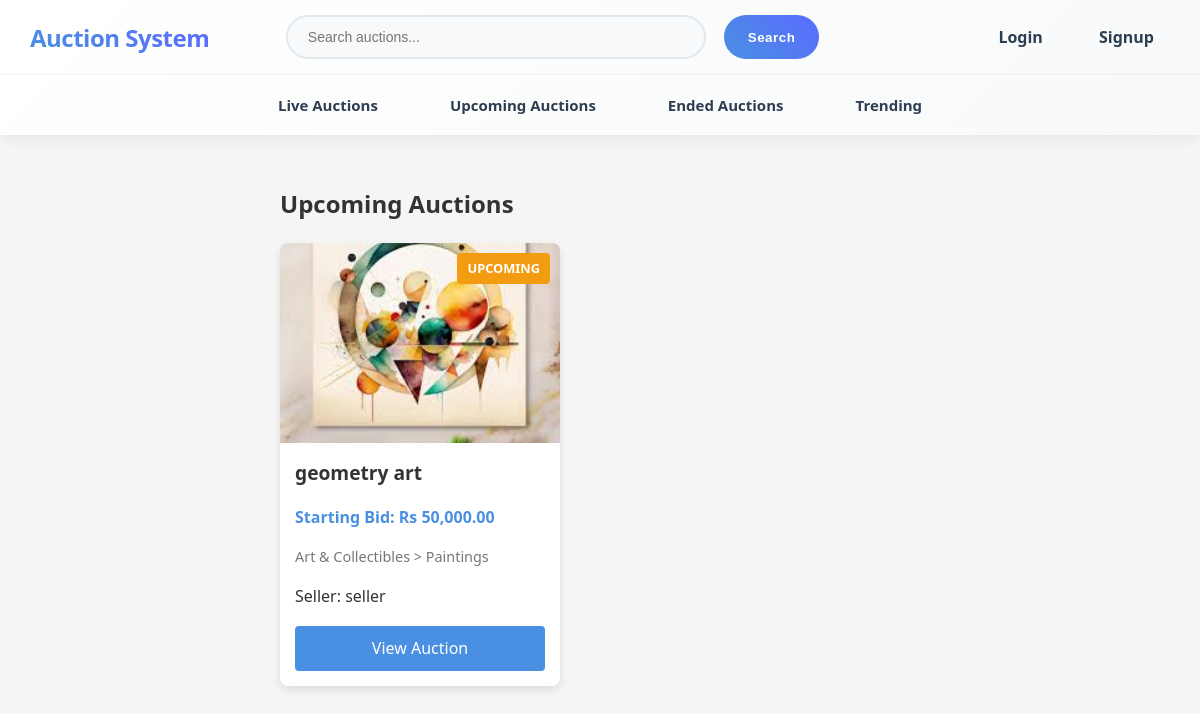
Screenshot of /upcoming with the database file from the repository.
### app/models.py (models this page shows, shortened)
class Product(db.Model):
    __tablename__ = 'products'
    id = db.Column(db.Integer, primary_key=True)
    name = db.Column(db.String(200), nullable=False)
    starting_bid = db.Column(db.Float, nullable=False)
    reserve_price = db.Column(db.Float, nullable=True)
    description = db.Column(db.Text, nullable=True)
    keywords = db.Column(db.String(255), nullable=True)
    minimum_interval = db.Column(db.Float, nullable=False, default=1.0)  # Minimum bid increment
    category_id = db.Column(db.Integer, db.ForeignKey('categories.id'), nullable=False)
    subcategory_id = db.Column(db.Integer, db.ForeignKey('subcategories.id'), nullable=False)
    seller_id = db.Column(db.Integer, db.ForeignKey('users.id'), nullable=False)
    image_url = db.Column(db.String(255), nullable=True)  # Store the path to the uploaded image
    created_at = db.Column(db.DateTime, default=datetime.now)
    auctions = db.relationship('Auction', backref='product', lazy=True)

class Category(db.Model):
    __tablename__ = 'categories'
    id = db.Column(db.Integer, primary_key=True)
    name = db.Column(db.String(100), nullable=False, unique=True)
    subcategories = db.relationship('Subcategory', backref='category', lazy=True)
    products = db.relationship('Product', backref='category', lazy=True)

class Subcategory(db.Model):
    __tablename__ = 'subcategories'
    id = db.Column(db.Integer, primary_key=True)
    name = db.Column(db.String(100), nullable=False)
    category_id = db.Column(db.Integer, db.ForeignKey('categories.id'), nullable=False)
    products = db.relationship('Product', backref='subcategory', lazy=True)

class User(db.Model):
    __tablename__ = 'users'
    id = db.Column(db.Integer, primary_key=True)
    username = db.Column(db.String(80), unique=True, nullable=False)
    email = db.Column(db.String(120), unique=True, nullable=False)
    password_hash = db.Column(db.String(256), nullable=False)
    role = db.Column(db.String(20), nullable=False)  # 'bidder' or 'seller'
    status = db.Column(db.String(20), nullable=False, default='pending')  # 'pending', 'accepted', 'rejected'
    created_at = db.Column(db.DateTime, default=datetime.now)
    products = db.relationship('Product', backref='seller', lazy=True)
    bids = db.relationship('Bid', backref='bidder', lazy=True)
    won_auctions = db.relationship('AuctionResult', backref='winner', lazy=True)
    search_history = db.relationship('SearchHistory', backref='user', lazy=True)

### app/main.py (the view)
@main.route('/upcoming')
def upcoming_auction():
    user_id = session.get('user_id')
    upcoming_auctions = Auction.query.filter(
        Auction.start_date > datetime.now()
    ).all()
    products = [a.product for a in upcoming_auctions]
    user_wishlist_product_ids = set()
    if user_id:
        user_wishlist_product_ids = {w.product_id for w in Wishlist.query.filter_by(user_id=user_id).all()}
    recommended_products = []
    if user_id:
        recommended_products = get_recommended_products(user_id, limit=3)
        recommended_product_ids = {product.id for product in recommended_products}
        products = [product for product in products if product.id not in recommended_product_ids]
    return render_template('upcoming.html',
                         products=products,
                         recommended_products=recommended_products,
                         user_id=user_id,
                         user_wishlist_product_ids=user_wishlist_product_ids,
                         format_indian_currency=format_indian_currency)

### app/utils.py (called while the page is built)
def format_indian_currency(amount):
    if amount is None:
        return "Rs 0.00"
    amount_str = f"{amount:.2f}"
    parts = amount_str.split('.')
    integer_part = parts[0]
    decimal_part = parts[1]
    if len(integer_part) <= 3:
        formatted_integer = integer_part
    else:
        last_three = integer_part[-3:]
        remaining = integer_part[:-3]
        formatted_remaining = ""
        for i in range(len(remaining)):
            if i > 0 and i % 2 == 0:
                formatted_remaining = "," + formatted_remaining
            formatted_remaining = remaining[-(i+1)] + formatted_remaining
        formatted_integer = formatted_remaining + "," + last_three
    return f"Rs {formatted_integer}.{decimal_part}"

### app/templates/upcoming.html (shortened to what this page needs)
<!DOCTYPE html>
<html>
<head>
  <link rel="stylesheet" href="{{ url_for('static', filename='style.css') }}">
</head>
<body>
  {% include 'bidder_nav.html' %}
  <div class="content">
    <h2>Upcoming Auctions</h2>
    <div class="product-grid">
      {% if products %}
        {% for product in products %}
        <div class="product-card">
          {% if product.image_url %}
          <div class="product-image">
            <img src="{{ url_for('static', filename=product.image_url) }}" alt="{{ product.name }}">
          </div>
          {% else %}
          <div class="product-image no-image"><span>No Image</span></div>
          {% endif %}
          <div class="product-details">
            <h3>{{ product.name }}</h3>
            <p class="product-price">Starting Bid: {{ format_indian_currency(product.starting_bid) }}</p>
            <p class="product-category">{{ product.category.name }} > {{ product.subcategory.name }}</p>
            <p class="product-seller">Seller: {{ product.seller.username }}</p>
            <div class="status-badge upcoming">Upcoming</div>
            <a href="/auction/{{ product.auctions[0].id }}" class="btn view-btn">View Auction</a>
          </div>
        </div>
        {% endfor %}
      {% else %}
        <p class="no-products">No upcoming auctions.</p>
      {% endif %}
    </div>
  </div>
</body>
</html>

### app/static/style.css (style rules this page uses)
* { box-sizing: border-box; }
body { margin: 0; padding: 0; font-family: 'Segoe UI', Arial, sans-serif; display: flex; flex-direction: column; background-color: #f5f5f5; color: #333; min-height: 100vh; overflow-x: hidden; }
.content { padding: 30px; flex: 1; line-height: 1.6; width: 100%; box-sizing: border-box; margin: 0 auto; margin-left: 250px; max-width: calc(100vw - 250px); overflow-x: hidden; }
.product-grid { display: grid; grid-template-columns: repeat(auto-fill, minmax(280px, 1fr)); gap: 25px; margin-bottom: 40px; width: 100%; box-sizing: border-box; }
.product-card { background: white; position: relative; border-radius: 8px; overflow: hidden; box-shadow: 0 4px 8px rgba(0,0,0,0.1); transition: transform 0.3s ease, box-shadow 0.3s ease; width: 100%; box-sizing: border-box; }
.product-image { height: 200px; overflow: hidden; position: relative; background: #f0f0f0; }
.product-image img { width: 100%; height: 100%; object-fit: cover; }
.product-details { padding: 15px; }
.product-details h3 { margin-top: 0; margin-bottom: 10px; font-size: 1.2rem; color: #333; }
.product-price { font-weight: bold; color: #4a90e2; margin-bottom: 8px; }
.product-category { color: #777; font-size: 0.9rem; margin-bottom: 15px; }
.view-btn { display: block; text-align: center; background: #4a90e2; color: white; padding: 8px 0; border-radius: 4px; text-decoration: none; transition: background 0.3s ease; }
.status-badge { position: absolute; top: 10px; right: 10px; padding: 5px 10px; border-radius: 4px; color: white; font-size: 0.8rem; font-weight: bold; text-transform: uppercase; z-index: 2; }
.status-badge.upcoming { background-color: #f39c12; }
.btn { background-color: #4a90e2; color: white; padding: 10px 20px; border: none; border-radius: 4px; cursor: pointer; font-size: 16px; width: 100%; transition: background-color 0.2s; }

### rows the page displays
Product: image_url (picture), name "geometry art", starting_bid "Rs 50,000.00", category.name "Art & Collectibles", subcategory.name "Paintings", seller.username "seller"
